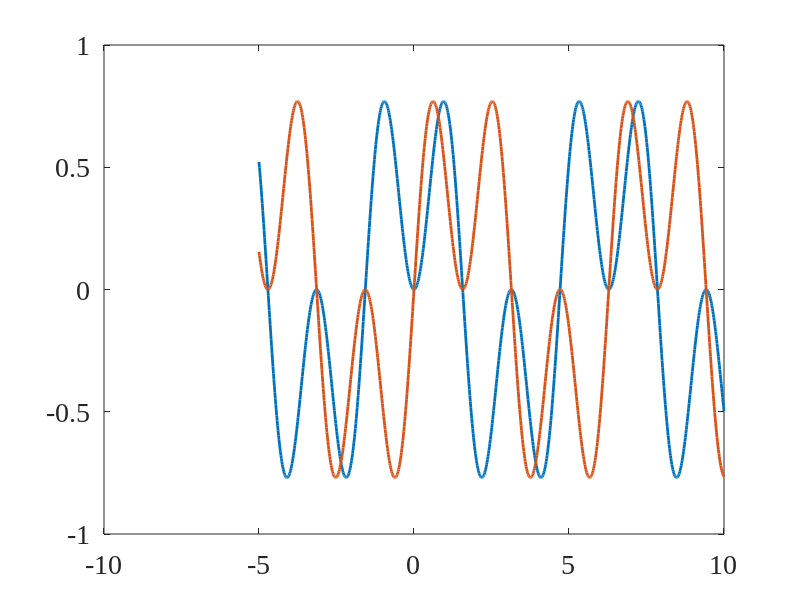

MATLAB code to generate this figure:
set(0,'defaultaxesfontsize',20)
set(0,'defaultaxesfontname','Times New Roman')
set(0,'DefaultLineLineWidth', 2);

set(0,'DefaultFigureWindowStyle','docked')

x = linspace(-5,10,1000);
y = sin(x).*sin(2*x);
y2 = cos(x).*sin(2*x);

plot(x,y)
hold on
plot(x,y2)
